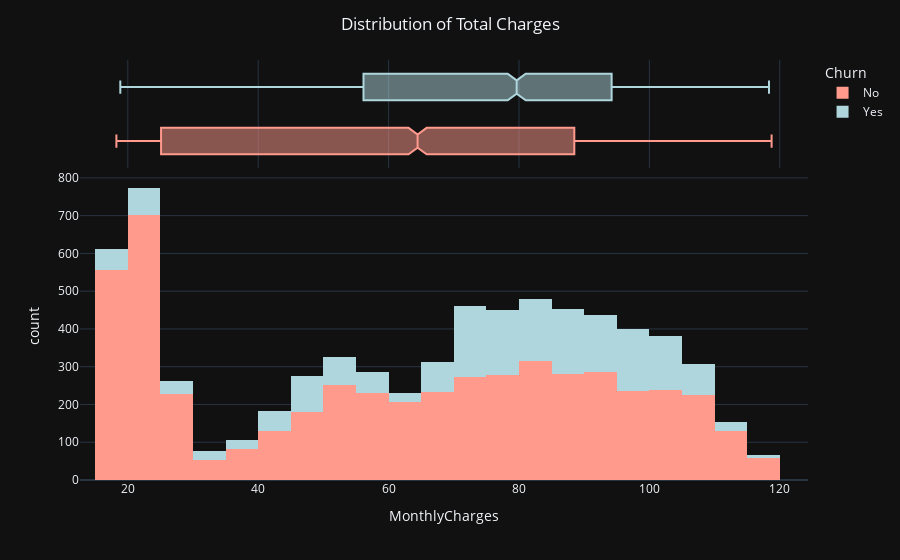

This figure's notebook cell:
### Markdown cell above
**Moving on to TotalCharges column**

### Code cell
fig = px.histogram(data_frame=main_df, x='MonthlyCharges', color='Churn', 
                    color_discrete_sequence=['#ff9a8d', '#aed6dc'], marginal='box', nbins=25, 
                    template='plotly_dark')

fig.update_layout(title='Distribution of Total Charges', title_x = 0.5)

### Figure 1 — Plotly figure (JSON) as saved in the notebook; plotly's stock layout.template omitted (floating-point values rounded to 4 significant figures; data arrays with more than 128 entries replaced by an {"elided": "..."} marker saying what was removed)
{"data": [{"alignmentgroup": "True", "bingroup": "x", "hovertemplate": "Churn=No<br>MonthlyCharges=%{x}<br>count=%{y}<extra></extra>", "legendgroup": "No", "marker": {"color": "#ff9a8d", "pattern": {"shape": ""}}, "name": "No", "nbinsx": 25, "offsetgroup": "No", "orientation": "v", "showlegend": true, "type": "histogram", "x": {"elided": "5163 float values"}, "xaxis": "x", "yaxis": "y"}, {"alignmentgroup": "True", "hovertemplate": "Churn=No<br>MonthlyCharges=%{x}<extra></extra>", "legendgroup": "No", "marker": {"color": "#ff9a8d"}, "name": "No", "notched": true, "offsetgroup": "No", "showlegend": false, "type": "box", "x": {"elided": "5163 float values"}, "xaxis": "x2", "yaxis": "y2"}, {"alignmentgroup": "True", "bingroup": "x", "hovertemplate": "Churn=Yes<br>MonthlyCharges=%{x}<br>count=%{y}<extra></extra>", "legendgroup": "Yes", "marker": {"color": "#aed6dc", "pattern": {"shape": ""}}, "name": "Yes", "nbinsx": 25, "offsetgroup": "Yes", "orientation": "v", "showlegend": true, "type": "histogram", "x": {"elided": "1869 float values"}, "xaxis": "x", "yaxis": "y"}, {"alignmentgroup": "True", "hovertemplate": "Churn=Yes<br>MonthlyCharges=%{x}<extra></extra>", "legendgroup": "Yes", "marker": {"color": "#aed6dc"}, "name": "Yes", "notched": true, "offsetgroup": "Yes", "showlegend": false, "type": "box", "x": {"elided": "1869 float values"}, "xaxis": "x2", "yaxis": "y2"}], "layout": {"barmode": "relative", "legend": {"title": {"text": "Churn"}, "tracegroupgap": 0}, "margin": {"t": 60}, "title": {"text": "Distribution of Total Charges", "x": 0.5}, "xaxis": {"anchor": "y", "domain": [0, 1], "title": {"text": "MonthlyCharges"}}, "xaxis2": {"anchor": "y2", "domain": [0, 1], "matches": "x", "showgrid": true, "showticklabels": false}, "yaxis": {"anchor": "x", "domain": [0, 0.7326], "title": {"text": "count"}}, "yaxis2": {"anchor": "x2", "domain": [0.7426, 1], "matches": "y2", "showgrid": false, "showline": false, "showticklabels": false, "ticks": ""}}}
